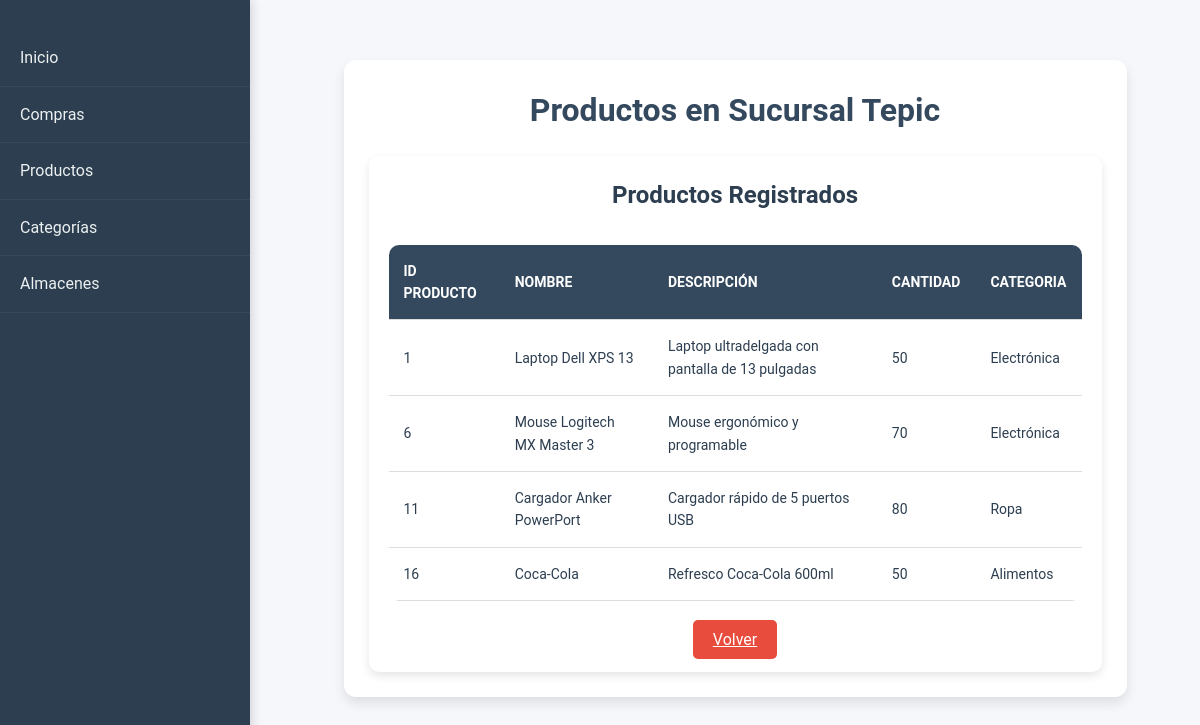
Page /compras/productos_ubicacion.php?id=1 on the committed database.
### tables this page shows
CREATE TABLE `ubicaciones` (
  `ID_Ubicacion` int(11) NOT NULL,
  `Nombre` varchar(100) DEFAULT NULL,
  `Direccion` varchar(255) DEFAULT NULL
);

CREATE TABLE `stock` (
  `ID_Stock` int(11) NOT NULL,
  `ID_Producto` int(11) DEFAULT NULL,
  `ID_Ubicacion` int(11) DEFAULT NULL,
  `Cantidad` int(11) NOT NULL
);

CREATE TABLE `productos` (
  `ID_Producto` int(11) NOT NULL,
  `Nombre` varchar(100) NOT NULL,
  `Descripcion` text DEFAULT NULL,
  `ID_Categoria` int(11) DEFAULT NULL,
  `Precio` decimal(10,2) NOT NULL,
  `Cantidad_Stock` int(11) NOT NULL
);

CREATE TABLE `categorias` (
  `ID_Categoria` int(11) NOT NULL,
  `Nombre` varchar(100) NOT NULL
);

### compras/productos_ubicacion.php (the view, shortened to what this page needs)
<?php
include '../includes/conexion.php';
if (isset($_GET['id'])) {
    $id_ubicacion = $_GET['id'];
    $query_ubicacion = "SELECT * FROM ubicaciones WHERE ID_Ubicacion = $id_ubicacion";
    $result_ubicacion = mysqli_query($conexion, $query_ubicacion);
    $ubicacion = mysqli_fetch_assoc($result_ubicacion);
    $query_productos = "
        SELECT p.ID_Producto, p.Nombre, p.Descripcion, s.Cantidad, c.Nombre AS NombreC
        FROM stock s
        INNER JOIN productos p ON s.ID_Producto = p.ID_Producto
        INNER JOIN categorias c ON p.ID_Categoria = c.ID_Categoria
        WHERE s.ID_Ubicacion = $id_ubicacion
    ";
    $result_productos = mysqli_query($conexion, $query_productos);
} else {
    echo "ID de ubicación no proporcionado.";
    exit;
}
?>
<!DOCTYPE html>
<html lang="es">
<head>
    <link rel="stylesheet" href="../assets/css/styles.css">
</head>
<body>
    <div class="sidebar">
    <a href="../index.php">Inicio</a>
        <a href="../compras/compras.php">Compras</a>
        <a href="../productos/productos.php">Productos</a>
        <a href="../productos/categorias.php">Categorías</a>
        <a href="ubicaciones.php">Almacenes</a>
    </div>
    <div class="main-content">
        <div class="container">
            <h1>Productos en <?php echo $ubicacion['Nombre']; ?></h1>
            <div class="card">
                <h2>Productos Registrados</h2>
                <table>
                    <thead>
                        <tr>
                            <th>ID Producto</th>
                            <th>Nombre</th>
                            <th>Descripción</th>
                            <th>Cantidad</th>
                            <th>Categoria</th>
                        </tr>
                    </thead>
                    <tbody>
                        <?php while ($producto = mysqli_fetch_assoc($result_productos)) { ?>
                            <tr>
                                <td><?php echo $producto['ID_Producto']; ?></td>
                                <td><?php echo $producto['Nombre']; ?></td>
                                <td><?php echo $producto['Descripcion']; ?></td>
                                <td><?php echo $producto['Cantidad']; ?></td>
                                <td><?php echo $producto['NombreC']; ?></td>
                            </tr>
                        <?php } ?>
                    </tbody>
                </table>
                <br>
                <a href="ubicaciones.php" class="btn btn-cancel">Volver</a>
            </div>
        </div>
    </div>
</body>
</html>

### assets/css/styles.css (style rules this page uses)
* { margin: 0; padding: 0; box-sizing: border-box; }
body { font-family: 'Roboto', sans-serif; background-color: #f5f7fa; color: #2c3e50; line-height: 1.6; }
.container { width: 90%; margin: 30px auto; background-color: #ffffff; padding: 25px; border-radius: 12px; box-shadow: 0 6px 12px rgba(0, 0, 0, 0.1); overflow: hidden; }
h1, h2, h3 { color: #34495e; text-align: center; margin-bottom: 20px; font-weight: bold; }
h1 { font-size: 2rem; margin-bottom: 20px; }
h2 { font-size: 1.5rem; }
.sidebar { width: 250px; position: fixed; top: 0; left: 0; height: 100%; background-color: #2c3e50; padding-top: 30px; box-shadow: 2px 0 10px rgba(0, 0, 0, 0.15); z-index: 1000; transition: width 0.3s ease-in-out; }
.sidebar a { color: #ecf0f1; display: block; padding: 15px 20px; text-decoration: none; font-size: 16px; border-bottom: 1px solid #34495e; transition: background-color 0.3s ease, padding-left 0.3s ease; }
.main-content { margin-left: 270px; padding: 30px; }
button, .btn { background-color: #3498db; color: #ffffff; border: none; padding: 10px 20px; font-size: 16px; border-radius: 5px; cursor: pointer; transition: background-color 0.3s ease, transform 0.2s ease; }
.btn-cancel { background-color: #e74c3c; }
table { width: 100%; margin-top: 30px; border-collapse: collapse; border-radius: 10px; overflow: hidden; background-color: #ffffff; }
table th, table td { padding: 15px; text-align: left; border-bottom: 1px solid #ddd; font-size: 14px; }
table th { background-color: #34495e; color: #ffffff; font-weight: bold; text-transform: uppercase; }
.card { background-color: #ffffff; padding: 20px; border-radius: 10px; box-shadow: 0 4px 10px rgba(0, 0, 0, 0.1); text-align: center; transition: transform 0.3s ease, box-shadow 0.3s ease; }
.card h2 { font-size: 1.5rem; margin-bottom: 10px; color: #2c3e50; }

### rows in the picture
ubicaciones: Nombre "Sucursal Tepic"
stock: ID_Producto.ID_Producto "1", ID_Producto.Nombre "Laptop Dell XPS 13", ID_Producto.Descripcion "Laptop ultradelgada con pantalla de 13 pulgadas", Cantidad "50", categorias.Nombre "Electrónica"
stock: ID_Producto.ID_Producto "6", ID_Producto.Nombre "Mouse Logitech MX Master 3", ID_Producto.Descripcion "Mouse ergonómico y programable", Cantidad "70", categorias.Nombre "Electrónica"
stock: ID_Producto.ID_Producto "11", ID_Producto.Nombre "Cargador Anker PowerPort", ID_Producto.Descripcion "Cargador rápido de 5 puertos USB", Cantidad "80", categorias.Nombre "Ropa"
stock: ID_Producto.ID_Producto "16", ID_Producto.Nombre "Coca-Cola", ID_Producto.Descripcion "Refresco Coca-Cola 600ml", Cantidad "50", categorias.Nombre "Alimentos"
